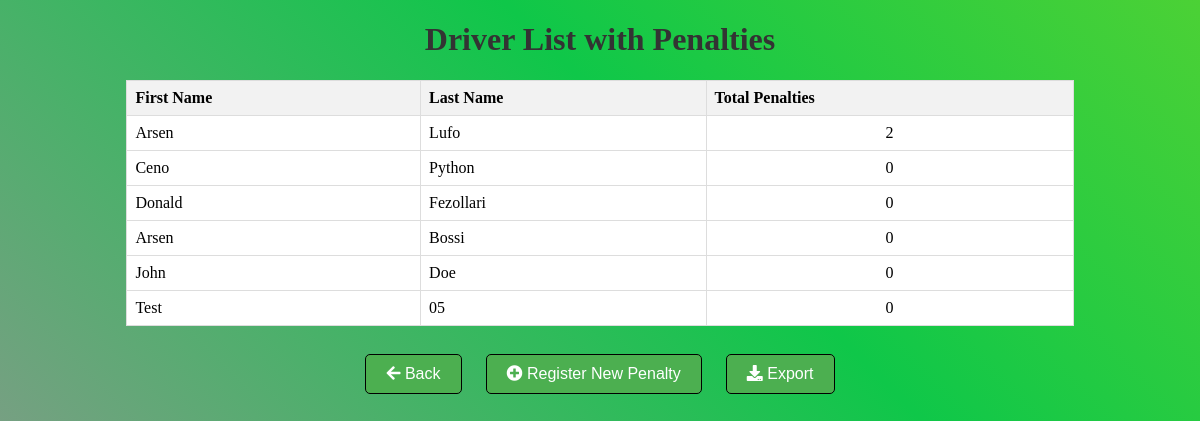
Page /driver_list/ (signed in) on the committed database.
### DriversApp/models.py (models this page shows, shortened)
class TruckDriver(models.Model):
    first_name = models.CharField(max_length=50)
    last_name = models.CharField(max_length=50)
    birthday = models.DateField(default='2000-01-01')
    photo = models.ImageField(upload_to='driver_photos/', null=True, blank=True)
    email = models.EmailField(default='@example.com')
    phone_number = models.CharField(max_length=15)
    truck_license = models.CharField(max_length=100)
    health_document_expiration_date = models.DateField()
    driving_licence_expiration_date = models.DateField()
    driver_record_service_report_expiration_date = models.DateField(null=True, blank=True)
    health_document = models.FileField(upload_to='driver_files/', null=True, blank=True)
    driving_license = models.FileField(upload_to='driver_files/', null=True, blank=True)
    notified = models.BooleanField(default=False)
    health_document_notified = models.BooleanField(default=False)
    driver_report_notified = models.BooleanField(default=False)
    notified_date = models.DateTimeField(null=True, blank=True)
    health_document_notified_date = models.DateTimeField(null=True, blank=True)
    driver_report_notified_date = models.DateTimeField(null=True, blank=True)
    pdf_file = models.FileField(upload_to='pdfs/', null=True, blank=True)

### DriversApp/views.py (the view)
# urls.py: path('driver_list/', views.driver_list, name='driver_list'),
@cache_control(no_cache=True, must_revalidate=True, no_store=True, max_age=0)
@login_required
@csrf_exempt
def driver_list(request):
    drivers = TruckDriver.objects.all()
    for driver in drivers:
        drivers = TruckDriver.objects.annotate(total_penalties=Count('penalty')).order_by('-total_penalties')
    context = {
        'drivers': drivers,
    }
    return render(request, 'penalty_list.html', context)

### DriversApp/templates/penalty_list.html (shortened to what this page needs)
{% load static %}
<!DOCTYPE html>
<html lang="en">
<head>
    <link rel="stylesheet" href="{% static 'css/main.css' %}">
    <link rel="stylesheet" href="https://cdnjs.cloudflare.com/ajax/libs/font-awesome/5.15.3/css/all.min.css">
</head>
<body>
    <h1>Driver List with Penalties</h1>
    <table border="1">
        <thead>
            <tr>
                <th>First Name</th>
                <th>Last Name</th>
                <th>Total Penalties</th>
            </tr>
        </thead>
        <tbody>
            {% for driver in drivers %}
                <tr>
                    <td>{{ driver.first_name }}</td>
                    <td>{{ driver.last_name }}</td>
                    <td style="text-align: center" ><a href="{% url 'penalty_details' driver_id=driver.id %}">{{ driver.total_penalties }}</a></td>
                </tr>
            {% endfor %}
        </tbody>
    </table>
    <br><button><a href="{% url 'success_page' %}"><i class="fas fa-arrow-left"></i> Back</a></button>
    <button><a href="{% url 'register_penalty' %}"><i class="fas fa-plus-circle"></i> Register New Penalty</a></button>
    <button><a href="{% url 'export_penalties_csv' %}" class="btn btn-primary"><i class="fas fa-download"></i> Export</a></button>
</body>
</html>

### DriversApp/static/css/main.css (style rules this page uses)
body { justify-content: center; text-align: center; background: linear-gradient(45deg, #ff6cce, #0fc749, #c9e60d, #fdfef5); background-size: 400% 400%; background-repeat: no-repeat; animation: gradient 10s ease infinite; align-items: center; }
h1 { color: #333; }
button { margin: 10px; padding: 10px 20px; background-color: #4caf50; color: #fff; border: none; border-radius: 5px; cursor: pointer; font-size: 16px; text-decoration: none; transition: background-color 0.3s; border: 1px solid black; }
a { text-decoration: none; color: inherit; }
table { width: 80%; max-height: 400px; overflow-y: auto; border-collapse: collapse; margin: auto; background-color: white; }
th, td { border: 1px solid #dddddd; text-align: left; padding: 8px; }
th { background-color: #f2f2f2; }

### rows in the picture
TruckDriver: first_name "Arsen", last_name "Lufo", total_penalties "2"
TruckDriver: first_name "Ceno", last_name "Python", total_penalties "0"
TruckDriver: first_name "Donald", last_name "Fezollari", total_penalties "0"
TruckDriver: first_name "Arsen", last_name "Bossi", total_penalties "0"
TruckDriver: first_name "John", last_name "Doe", total_penalties "0"
TruckDriver: first_name "Test", last_name "05", total_penalties "0"
